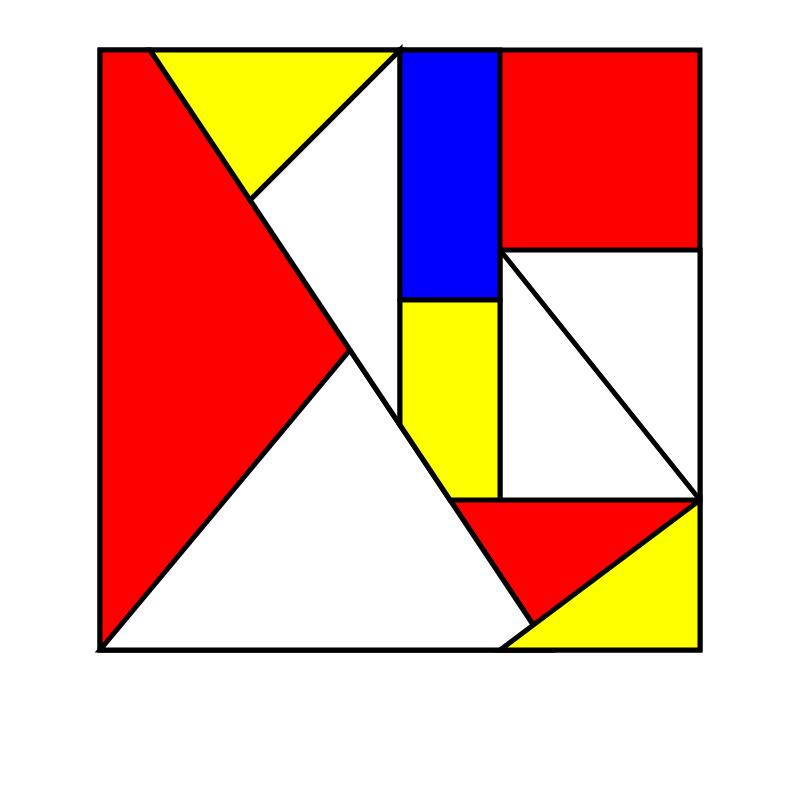
Frame 1 (no input)
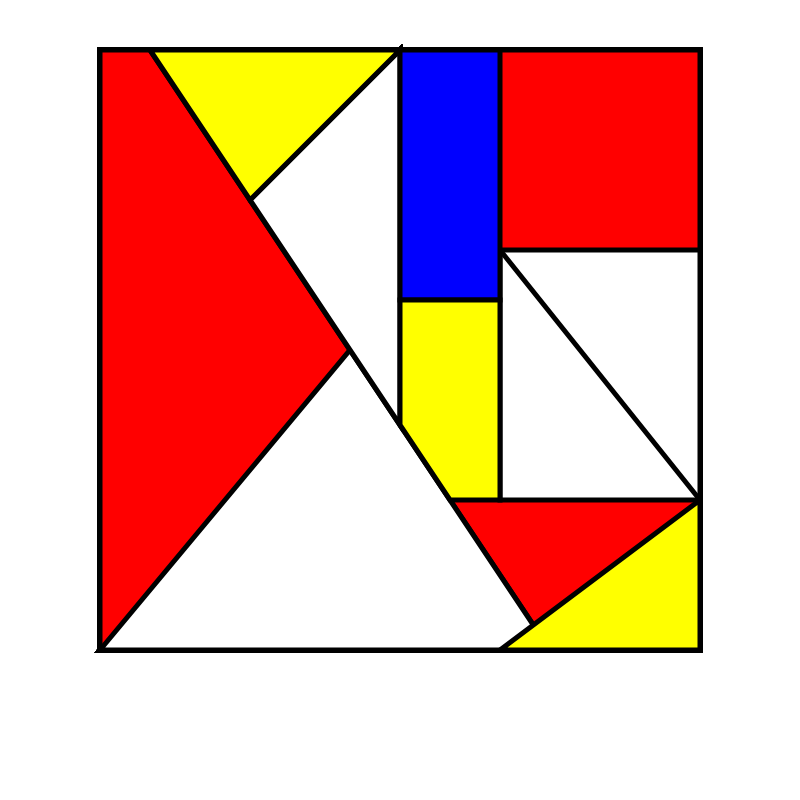
Frame 60 (no input)
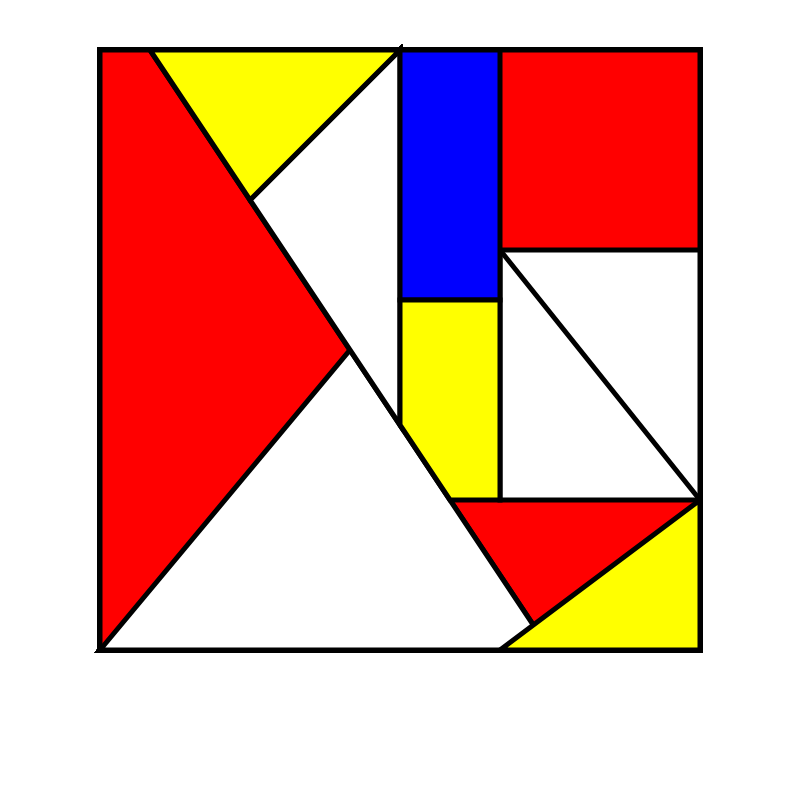
Frame 120 (the mouse pressed at the canvas centre since frame 60)

The p5.js sketch that drew these frames (run headless with seeded random() and noise() and a simulated clock; from frame 60 on, the mouse is pressed at the canvas centre):

// p5.js sketch
// ── sketch.js
function setup()
{
	//create a large square canvas
	createCanvas(800, 800);
}

function draw()
{
	//background(200);
	//set the fill colour to red
	fill(255, 0, 0);

	//set a thick stroke weight for the black lines
	strokeWeight(5);

	//draw the red rectangle 
	rect(100, 50, 600, 600);
	

	
	//draw a quad
	fill(255,0,0);
	quad(100,50,150,50,550,650,100,650);
	
	//draw a triangle
	fill(255);
	triangle(100,650,350,350,550,650);
	
	//draw a top triangle
	fill(255);
	triangle(400,425,250,200,400,50);
	
	//draw a bottom triangle
	fill(255,255,0);
	triangle(500,650,700,500,700,650);
	
	//draw a middle triangle
	fill(255,255,0);
	triangle(150,50,250,200,400,50);
	
	//draw a rect
	fill(255);
	rect(500,250,200,250);
	
	//draw a line
	line(500,250,700,500);
	
	//draw a rect 
	fill(0,0,255);
	rect(400,50,100,250);
	
	//
	fill(255,255,0);
	beginShape();
	vertex(400,300);
	vertex(500,300);
	vertex(500,500);
	vertex(450,500);
	vertex(400,425);
	endShape(CLOSE);

}
